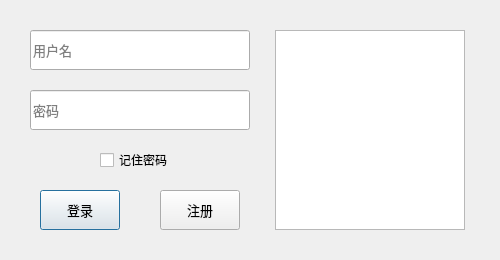
<?xml version="1.0" encoding="UTF-8"?>
<ui version="4.0">
 <class>Login</class>
 <widget class="QDialog" name="Login">
  <property name="geometry">
   <rect>
    <x>0</x>
    <y>0</y>
    <width>500</width>
    <height>260</height>
   </rect>
  </property>
  <property name="font">
   <font>
    <family>Tahoma</family>
   </font>
  </property>
  <property name="windowTitle">
   <string>登录</string>
  </property>
  <property name="modal">
   <bool>false</bool>
  </property>
  <widget class="QLineEdit" name="username">
   <property name="geometry">
    <rect>
     <x>30</x>
     <y>30</y>
     <width>220</width>
     <height>40</height>
    </rect>
   </property>
   <property name="font">
    <font>
     <family>Tahoma</family>
     <pointsize>10</pointsize>
    </font>
   </property>
   <property name="inputMask">
    <string/>
   </property>
   <property name="text">
    <string/>
   </property>
   <property name="readOnly">
    <bool>false</bool>
   </property>
   <property name="placeholderText">
    <string>用户名</string>
   </property>
   <property name="cursorMoveStyle">
    <enum>Qt::LogicalMoveStyle</enum>
   </property>
   <property name="clearButtonEnabled">
    <bool>false</bool>
   </property>
  </widget>
  <widget class="QLineEdit" name="password">
   <property name="geometry">
    <rect>
     <x>30</x>
     <y>90</y>
     <width>220</width>
     <height>40</height>
    </rect>
   </property>
   <property name="font">
    <font>
     <family>Tahoma</family>
     <pointsize>10</pointsize>
    </font>
   </property>
   <property name="inputMask">
    <string/>
   </property>
   <property name="text">
    <string/>
   </property>
   <property name="echoMode">
    <enum>QLineEdit::Password</enum>
   </property>
   <property name="readOnly">
    <bool>false</bool>
   </property>
   <property name="placeholderText">
    <string>密码</string>
   </property>
   <property name="cursorMoveStyle">
    <enum>Qt::LogicalMoveStyle</enum>
   </property>
   <property name="clearButtonEnabled">
    <bool>false</bool>
   </property>
  </widget>
  <widget class="QPushButton" name="LoginButton">
   <property name="geometry">
    <rect>
     <x>40</x>
     <y>190</y>
     <width>80</width>
     <height>40</height>
    </rect>
   </property>
   <property name="font">
    <font>
     <family>Tahoma</family>
     <pointsize>10</pointsize>
    </font>
   </property>
   <property name="text">
    <string>登录</string>
   </property>
  </widget>
  <widget class="QPushButton" name="toRegister">
   <property name="geometry">
    <rect>
     <x>160</x>
     <y>190</y>
     <width>80</width>
     <height>40</height>
    </rect>
   </property>
   <property name="font">
    <font>
     <family>Tahoma</family>
     <pointsize>10</pointsize>
    </font>
   </property>
   <property name="text">
    <string>注册</string>
   </property>
  </widget>
  <widget class="QCheckBox" name="remember">
   <property name="geometry">
    <rect>
     <x>100</x>
     <y>150</y>
     <width>90</width>
     <height>20</height>
    </rect>
   </property>
   <property name="text">
    <string>记住密码</string>
   </property>
  </widget>
  <widget class="QTextBrowser" name="textBrowser">
   <property name="geometry">
    <rect>
     <x>275</x>
     <y>30</y>
     <width>190</width>
     <height>200</height>
    </rect>
   </property>
  </widget>
 </widget>
 <tabstops>
  <tabstop>username</tabstop>
  <tabstop>password</tabstop>
  <tabstop>remember</tabstop>
  <tabstop>LoginButton</tabstop>
  <tabstop>toRegister</tabstop>
  <tabstop>textBrowser</tabstop>
 </tabstops>
 <resources/>
 <connections/>
</ui>
